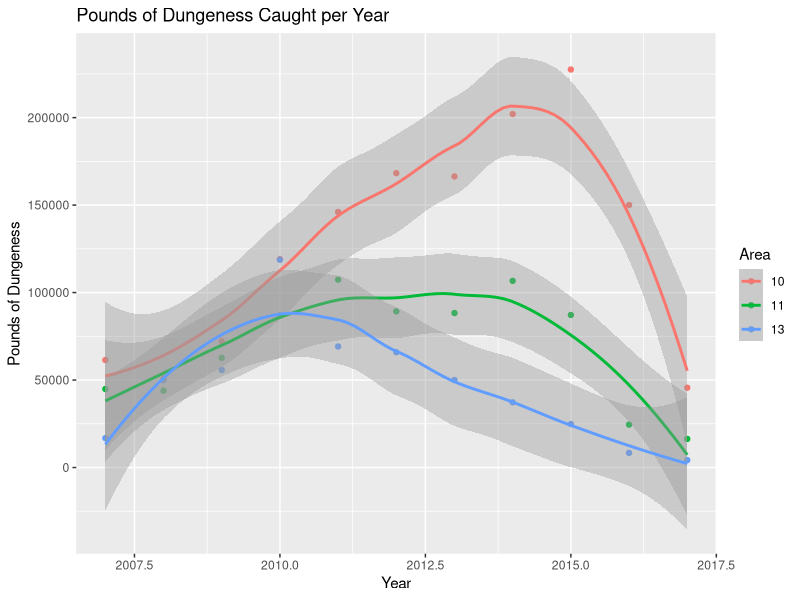
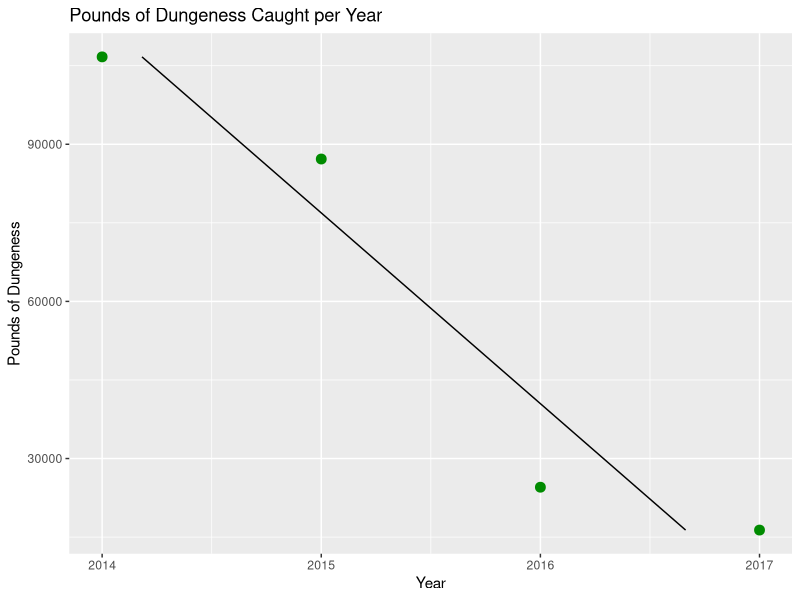
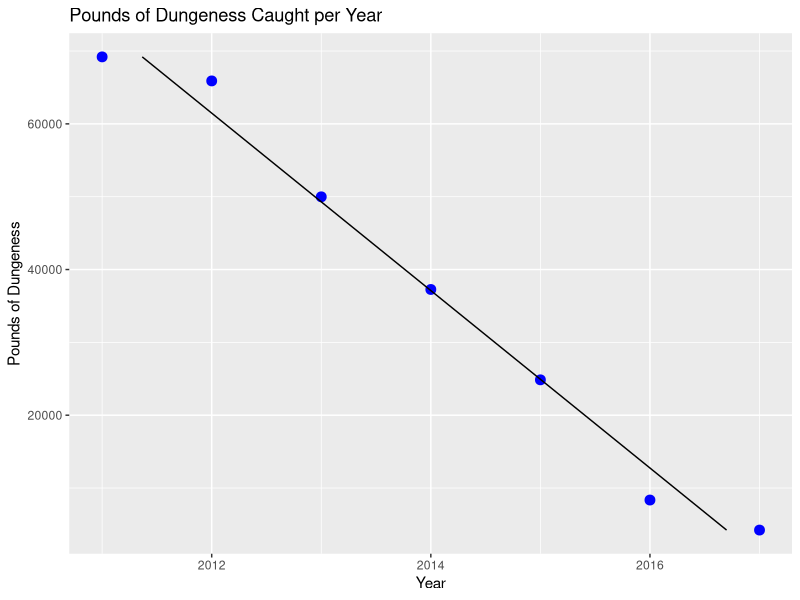

Here is the R script that generated these plots, in order:
## ---- chunk 1
library(dplyr)
library(tidyverse)
## ---- chunk 2
DC_catch.10 <- read.csv("../Data/2007.2017_DC_catch.10.csv", header = TRUE)
## ---- chunk 3
knitr::kable(DC_catch.10)
## ---- chunk 4
DC_catch.11.13 <- read.csv("../Data/2007.2017_DC_catch.csv", header = TRUE)
## ---- chunk 5
knitr::kable(DC_catch.11.13)
## ---- chunk 6
DC_catch <- inner_join(DC_catch.10, DC_catch.11.13, by = "year")
## ---- chunk 7
knitr::kable(DC_catch)
## ---- chunk 8
DC_catch_renamed <- DC_catch %>% rename("10" = lbs_dungeness.10, 
                                     "11" = lbs_dungeness.11, "13" = lbs_dungeness.13)
## ---- chunk 9
DC_catch_tidy <- DC_catch_renamed %>% 
  gather(`10`, `11`, `13`, key = "area", value = "lbs")
## ---- chunk 10
knitr::kable(DC_catch_tidy)
## ---- chunk 11
ggplot(DC_catch_tidy) +
  geom_point(mapping = aes(x = year, y = lbs, col = area)) +
  geom_smooth(mapping = aes(x = year, y = lbs, col = area)) +
  labs(title = "Pounds of Dungeness Caught per Year", x = "Year", 
       y = "Pounds of Dungeness", col = "Area")
## ---- chunk 12
lin_data.10 <- subset(DC_catch, year %in% c("2013", "2014", "2015", "2016", "2017"))
lin_data.11 <- subset(DC_catch, year %in% c("2014", "2015", "2016", "2017"))
lin_data.13 <- subset(DC_catch, year %in% c("2011", "2012", "2013", "2014", 
                                            "2015", "2016", "2017"))
## ---- chunk 13
lm_fit.10 <- lm(year ~ lbs_dungeness.10, data=lin_data.10)
## ---- chunk 14
summary(lm_fit.10)
## ---- chunk 15
lm_fit.11 <- lm(year ~ lbs_dungeness.11, data=lin_data.11)
## ---- chunk 16
summary(lm_fit.11)
## ---- chunk 17
lm_fit.13 <- lm(year ~ lbs_dungeness.13, data=lin_data.13)
## ---- chunk 18
summary(lm_fit.13)
## ---- chunk 19
predicted.11 <- data.frame(catch_pred = predict(lm_fit.11, lin_data.11), 
                           lbs_dungeness.11=lin_data.11$lbs_dungeness.11)

ggplot(lin_data.11) +
  geom_point(mapping = aes( x = year, y = lbs_dungeness.11), 
             col = "green4", size = 3) +
  geom_line(data = predicted.11, aes(x=catch_pred, y=lbs_dungeness.11)) +
  labs(title = "Pounds of Dungeness Caught per Year", x = "Year", 
       y = "Pounds of Dungeness")
## ---- chunk 20
predicted.13 <- data.frame(catch_pred = predict(lm_fit.13, lin_data.13), 
                           lbs_dungeness.13=lin_data.13$lbs_dungeness.13)

ggplot(lin_data.13) +
  geom_point(mapping = aes( x = year, y = lbs_dungeness.13), 
             col = "blue", size = 3) +
  geom_line(data = predicted.13, aes(x=catch_pred, y=lbs_dungeness.13)) +
  labs(title = "Pounds of Dungeness Caught per Year", x = "Year", 
       y = "Pounds of Dungeness")
